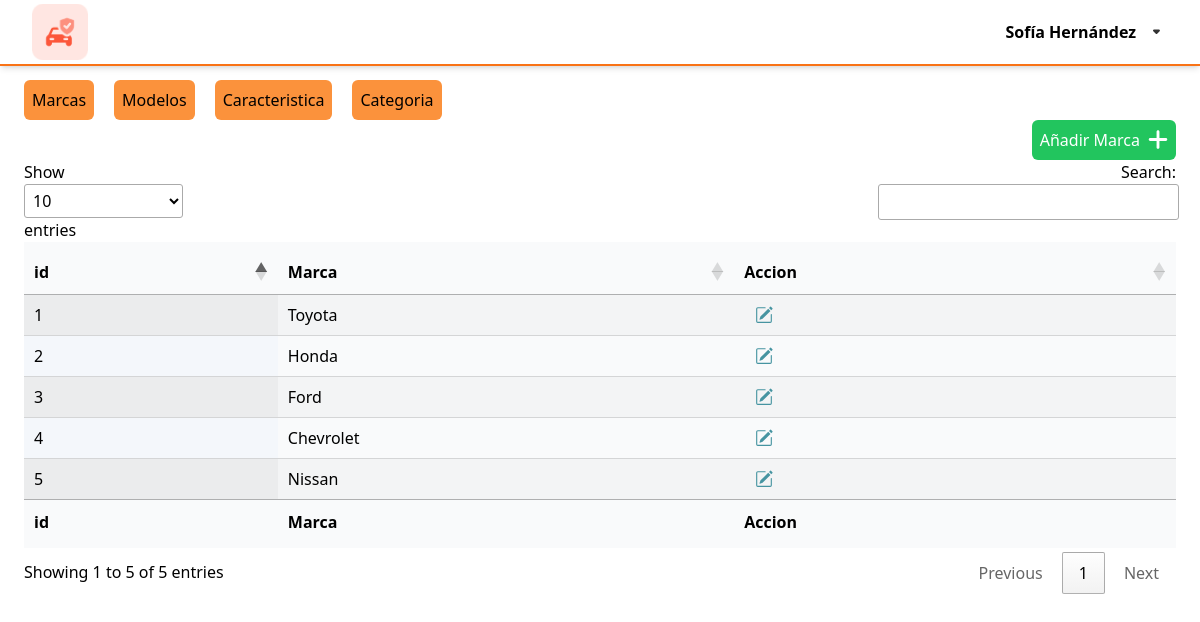
The app's page /reportes/venta_usuario.php (signed in) with its own data.
### tables this page shows
CREATE TABLE IF NOT EXISTS `vehiculos_marcas` (
  `idVehiculos_Marca` int NOT NULL AUTO_INCREMENT,
  `marca_nombre` varchar(45) NOT NULL,
  PRIMARY KEY (`idVehiculos_Marca`),
  UNIQUE KEY `marca_nombre_UNIQUE` (`marca_nombre`)
);

### reportes/venta_usuario.php (the view, shortened to what this page needs)
<?php session_start();
require("../php/connection.php");
$marcas = $mysqli->query("SELECT * FROM `vehiculos_marcas`");
?>
<!DOCTYPE html>
<html lang="en">
<head>
    <link href="../css/output.css" rel="stylesheet">
    <link href="../css/input.css" rel="stylesheet">
    <link href="../DataTables/datatables.min.css" rel="stylesheet">
</head>
<body>
    <?php include "../pages/nav.php" ?>
    <div class="w-screen p-6 mt-14">
        <div class="w-full  flex gap-5 items-center relative">
            <div class="flex gap-5">
                <button mostrar="#marcas" class="activar bg-orange-400 rounded-md p-2 ">Marcas</button>
                <button mostrar="#modelos" class="activar bg-orange-400 rounded-md p-2">Modelos</button>
                <button mostrar="#caracteristica" class="activar bg-orange-400 rounded-md p-2">Caracteristica</button>
                <button mostrar="#categoria" class="activar bg-orange-400 rounded-md p-2">Categoria</button>
            </div>
        </div>
        <div id="marcas" class="contenedor ">
            <div class="flex justify-end">
                <button class="flex items-cent gap-2 bg-green-500 p-2 rounded-md text-white" data-modal-target="marca-modal" data-modal-toggle="marca-modal">
                    <span>Añadir Marca</span>
                    <div class="w-5">
                        <img class="w-full h-full" src="../svg/add.svg" alt="">
                    </div>
                </button>
            </div>
            <table id="table_marcas" class="display table bg-gray-50 py-2 ">
                <thead>
                    <tr>
                        <th>id</th>
                        <th>Marca</th>
                        <th>Accion</th>
                    </tr>
                </thead>
                <tbody>
                    <?php
                    if ($marcas) {
                        if ($marcas->num_rows > 0) {
                            while ($datos = $marcas->fetch_assoc()) {
                    ?>
                                <tr>
                                    <td><?php echo $datos['idVehiculos_Marca']; ?></td>
                                    <td><?php echo $datos['marca_nombre']; ?></td>
                                    <td>
                                        <div class="flex gap-2 w-12 justify-center overflow-hidden bg-transparent">
                                            <div>
                                                <img onclick='EditarMarca(<?php echo json_encode($datos); ?>)' data-modal-target="marca-modal" data-modal-toggle="marca-modal" class="cursor-pointer" src="../svg/edit.svg" alt="">
                                            </div>
                                        </div>
                                    </td>
                                </tr>
                    <?php
                            }
                        }
                    } else {
                        echo "<tr><td colspan='5'>Error executing the query: " . $mysqli->error . "</td></tr>";
                    }
                    ?>
                </tbody>
                <tfoot>
                    <tr>
                        <th>id</th>
                        <th>Marca</th>
                        <th>Accion</th>
                    </tr>
                </tfoot>
            </table>
        </div>
    </div>
</body>
</html>

### css/input.css (style rules this page uses)
a,button { @apply hover:bg-orange-700; }

### records on screen
vehiculos_marcas: idVehiculos_Marca "4", marca_nombre "Chevrolet"
vehiculos_marcas: idVehiculos_Marca "3", marca_nombre "Ford"
vehiculos_marcas: idVehiculos_Marca "2", marca_nombre "Honda"
vehiculos_marcas: idVehiculos_Marca "5", marca_nombre "Nissan"
vehiculos_marcas: idVehiculos_Marca "1", marca_nombre "Toyota"

### other values on screen
$nombre "Sofía"
$apellido "Hernández"
